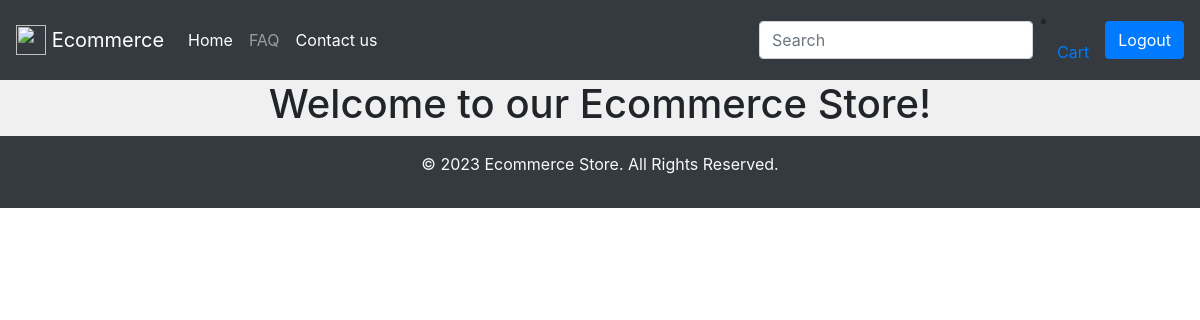
The app's page /products/2/dinnigtable (signed in), older data.
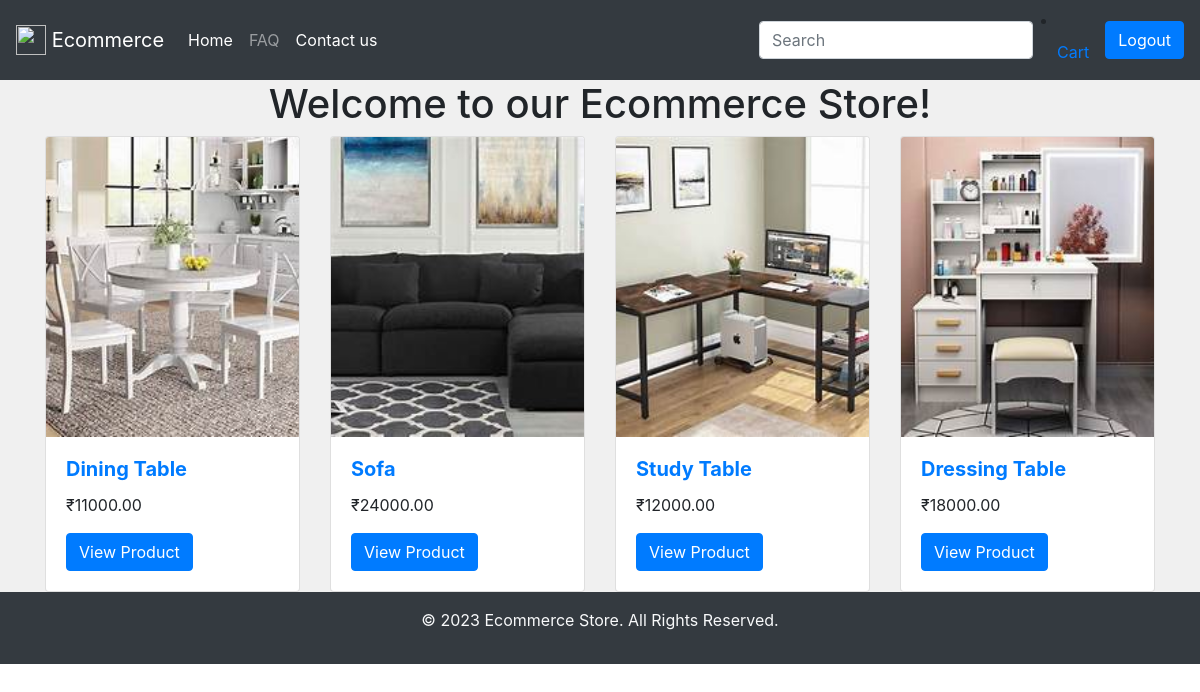
The same page, newer data.
### myapp/models.py (models this page shows, shortened)
class Product(models.Model):
    title = models.CharField(max_length=100)
    description = models.TextField()
    slug = models.SlugField()
    price = models.DecimalField(max_digits=10, decimal_places=2)
    img = models.ImageField(upload_to='')
    in_stock = models.BooleanField(default=True)
    category = models.ForeignKey(Category, on_delete=models.SET_NULL, null=True, blank=True)

### myapp/views.py (the view)
# urls.py: path('products/<int:product_id>/<slug:slug>',products,name='products'),
def products(request,product_id,slug):
    p=Product.objects.filter(category=product_id)
    if request.GET.get('q'):
        query=request.GET.get('q')
        p=Product.objects.filter(title__contains=query)
    context={'p':p}
    return render(request,'index.html',context)

### myapp/templates/index.html
{% extends 'base.html' %}
{% block content %}
<div class="container-fluid" style="background-color: #f0f0f0;">
    <div class="container">
        <div class="row row-cols-1 row-cols-md-4 g-4">
            {% for i in p %}
            <div class="col">
                <div class="card h-100">
                    <img src="{{ i.img.url }}" class="card-img-top img-fluid" style="height: 300px; object-fit: cover;" alt="{{ i.title }}">
                    <div class="card-body">
                        <a href="{% url 'myapp:detail' i.id i.slug %}">
                            <h5 class="card-title"><b>{{ i.title }}</b></h5>
                        </a>
                        <p class="card-text">₹{{ i.price }}</p>
                        <a href="{% url 'myapp:detail' i.id i.slug %}" class="btn btn-primary">View Product</a>
                    </div>
                </div>
            </div>
            {% endfor %}
        </div>
    </div>
</div>
{% endblock %}

Row changes from the older to the newer data that the page shows:
added Product: img (picture), title "Dining Table", price "11000.00"
added Product: img (picture), title "Sofa", price "24000.00"
added Product: img (picture), title "Study Table", price "12000.00"
added Product: img (picture), title "Dressing Table", price "18000.00"
